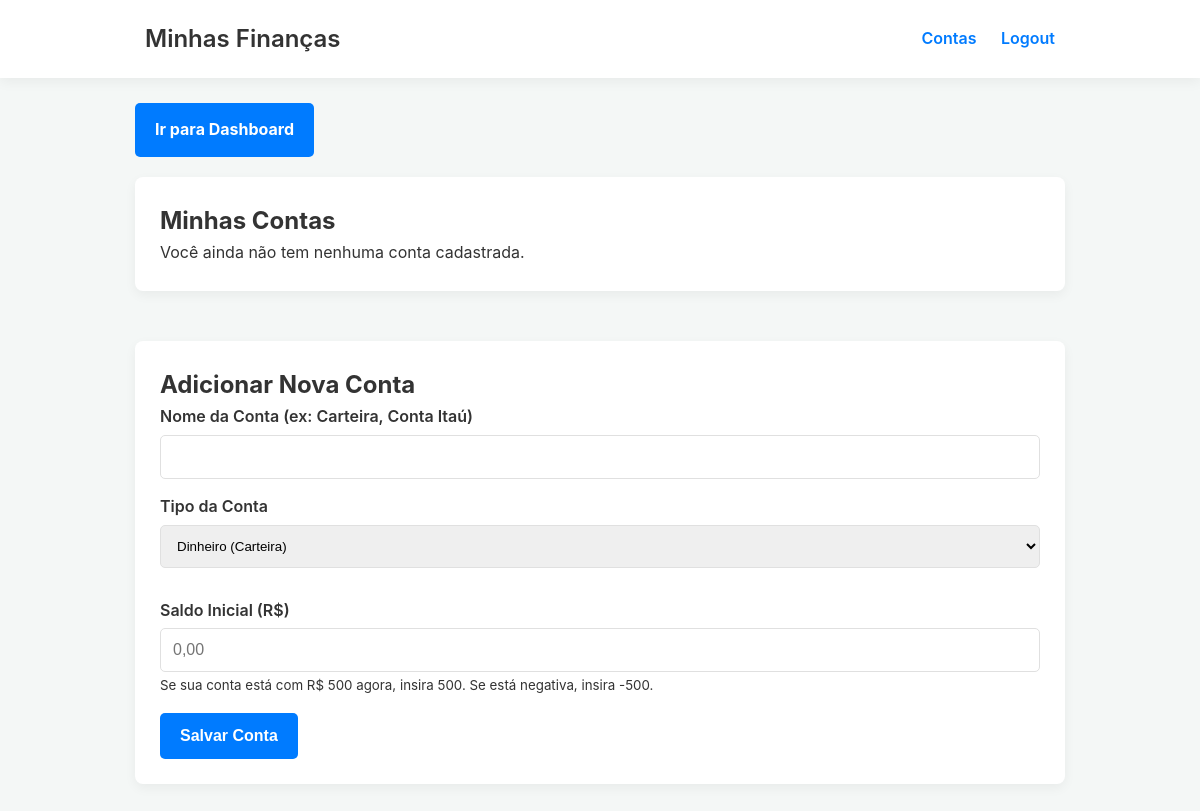
The page /contas (signed in) on the database as committed earlier.
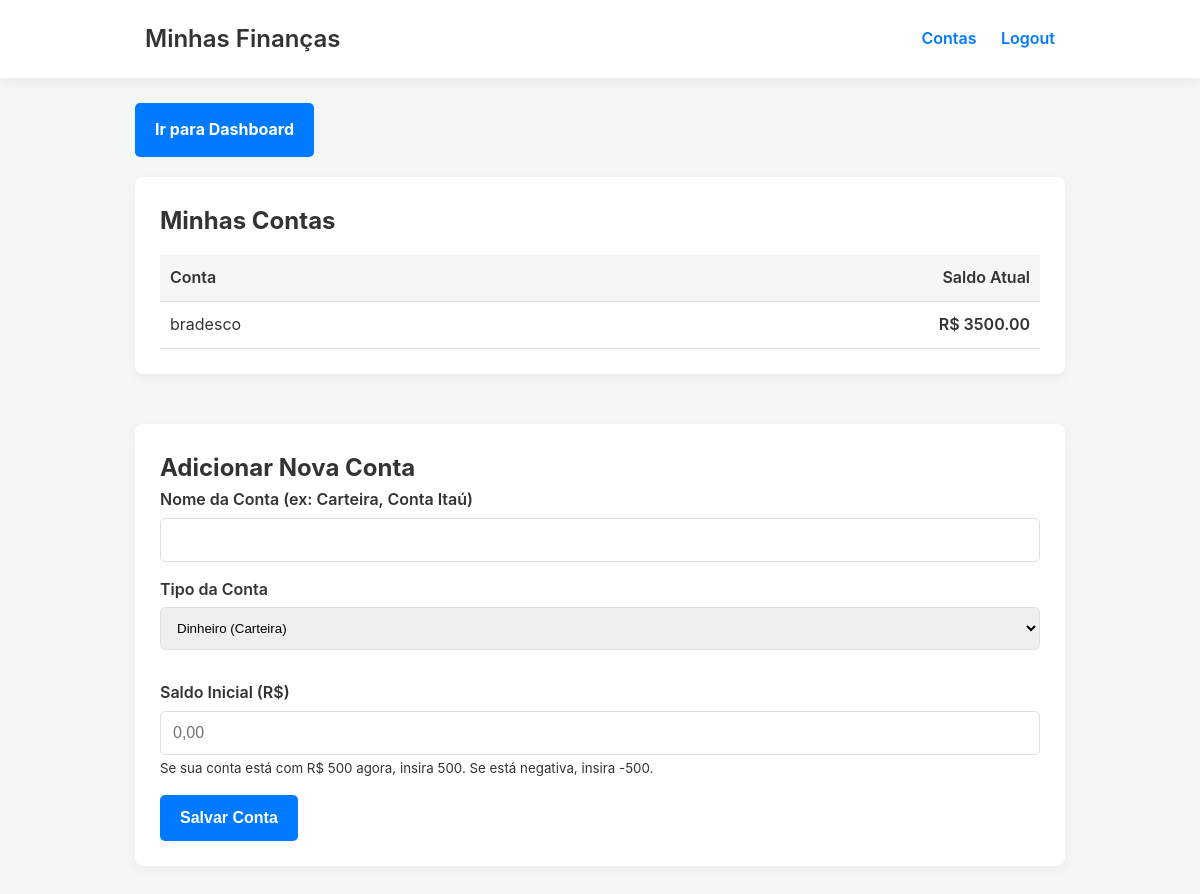
The same page on the database as committed later.
### tables this page shows
CREATE TABLE contas (
                    id INTEGER PRIMARY KEY AUTOINCREMENT,
                    user_id INTEGER NOT NULL,
                    nome TEXT NOT NULL,
                    saldo_inicial REAL NOT NULL DEFAULT 0,
                    tipo_conta TEXT,
                    limite REAL,
                    data_fechamento TEXT,
                    data_vencimento TEXT,
                    FOREIGN KEY (user_id) REFERENCES usuarios (id)
                );

### app_web.py (the view, shortened to what this page needs)
@app.route('/contas', methods=['GET', 'POST'])
@login_required
def contas():
    gerenciador = None
    contas_com_saldo = []
    try:
        gerenciador = GerenciadorFinancas()
        gerenciador.connect()
        contas_com_saldo = gerenciador.listar_contas_com_saldo(current_user.id)
    except Exception as e:
        print(e)
        flash('Erro ao carregar contas.', 'danger')
    finally:
        if gerenciador:
            gerenciador.close()
    return render_template('contas.html', contas=contas_com_saldo)

### app_web.py (called while the page is built)
@login_manager.user_loader
def load_user(user_id):
    gerenciador = None
    try:
        gerenciador = GerenciadorFinancas()
        gerenciador.connect()
        user_data = gerenciador.buscar_usuario_por_id(int(user_id))
        if user_data:
            user = User(id=user_data[0], email=user_data[1])
            user.contas = gerenciador.listar_contas_por_usuario(user.id)
            return user
        return None
    except Exception as e:
        print(f"Erro ao carregar usuário: {e}")
        return None
    finally:
        if gerenciador:
            gerenciador.close()

### financas_logic.py (called while the page is built)
    def connect(self):
        self.conn = sqlite3.connect(self.db_file)
        self.conn.row_factory = sqlite3.Row # Permite aceder aos dados por nome da coluna
        self.cursor = self.conn.cursor()
        self._criar_tabelas()

    def close(self):
        if self.conn:
            self.conn.close()

    def listar_contas_por_usuario(self, user_id):
        self.cursor.execute("SELECT * FROM contas WHERE user_id = ?", (user_id,))
        return self.cursor.fetchall()

    def listar_contas_com_saldo(self, user_id):
        contas = self.listar_contas_por_usuario(user_id)
        contas_com_saldo = []
        for conta in contas:
            self.cursor.execute(
                "SELECT SUM(valor) FROM transacoes WHERE user_id = ? AND conta_id = ?",
                (user_id, conta['id'])
            )
            soma_transacoes = self.cursor.fetchone()[0] or 0.0
            saldo_atual = conta['saldo_inicial'] + soma_transacoes
            contas_com_saldo.append({
                'id': conta['id'],
                'nome': conta['nome'],
                'saldo_atual': saldo_atual,
                'tipo_conta': conta['tipo_conta']
            })
        return contas_com_saldo

    def buscar_usuario_por_id(self, user_id):
        self.cursor.execute("SELECT id, email FROM usuarios WHERE id = ?", (user_id,))
        return self.cursor.fetchone()

### templates/contas.html (shortened to what this page needs)
{% extends "base.html" %}
{% block content %}
    <div style="margin-bottom: 20px;">
        <a href="{{ url_for('index') }}" class="btn" style="background: var(--cor-saldo, #007bff); color: #fff;">Ir para Dashboard</a>
    </div>
    <div class="grid-dashboard">
        <div class="card" style="grid-column: 1 / -1;">
            <h2>Minhas Contas</h2>
            {% if not contas %}
                <p>Você ainda não tem nenhuma conta cadastrada.</p>
            {% else %}
                <table style="width: 100%; margin-top: 15px;">
                    <thead>
                        <tr>
                            <th style="padding: 10px; text-align: left; border-bottom: 1px solid #e0e0e0; background: #f4f7f6;">Conta</th>
                            <th style="padding: 10px; text-align: right; border-bottom: 1px solid #e0e0e0; background: #f4f7f6;">Saldo Atual</th>
                        </tr>
                    </thead>
                    <tbody>
                        {% for conta in contas %}
                        <tr>
                            <td style="padding: 10px; border-bottom: 1px solid #e0e0e0;">{{ conta.nome }}</td>
                            <td style="padding: 10px; border-bottom: 1px solid #e0e0e0; text-align: right; font-weight: 600;">
                                R$ {{ "%.2f"|format(conta.saldo_atual) }}
                            </td>
                        </tr>
                        {% endfor %}
                    </tbody>
                </table>
            {% endif %}
        </div>
        <div class="card" style="grid-column: 1 / -1;">
            <h2>Adicionar Nova Conta</h2>
            <form method="POST" action="{{ url_for('contas') }}">
                <div class="form-group">
                    <label for="nome">Nome da Conta (ex: Carteira, Conta Itaú)</label>
                    <input type="text" id="nome" name="nome" required>
                </div>
                <div class="form-group">
                    <label for="tipo_conta">Tipo da Conta</label>
                    <select name="tipo_conta" id="tipo_conta_select" class="form-group" style="width: 100%; padding: 12px; border: 1px solid var(--cor-borda); border-radius: 5px;">
                        <option value="carteira">Dinheiro (Carteira)</option>
                    </select>
                </div>
                <div class="form-group">
                    <label for="saldo_inicial">Saldo Inicial (R$)</label>
                    <input type="text" id="saldo_inicial" name="saldo_inicial" placeholder="0,00">
                    <small>Se sua conta está com R$ 500 agora, insira 500. Se está negativa, insira -500.</small>
                </div>
                <button type="submit" class="btn">Salvar Conta</button>
            </form>
        </div>
    </div>
{% endblock %}

### templates/base.html (shortened to what this page needs)
<!DOCTYPE html>
<html lang="pt-br">
<head>
</head>
<body>
    <nav>
        <div class="container">
            <a href="{{ url_for('index') }}" class="logo">Minhas Finanças</a>
            <div>
                {% if current_user.is_authenticated %}
                        <a href="{{ url_for('contas') }}">Contas</a> <a href="{{ url_for('logout') }}">Logout</a>
                {% else %}
                    <a href="{{ url_for('login') }}">Login</a>
                    <a href="{{ url_for('register') }}">Cadastro</a>
                {% endif %}
            </div>
        </div>
    </nav>
    <main class="container">
        {% block content %}{% endblock %}
    </main>
</body>
</html>

### templates/base.html (style rules this page uses)
:root { --cor-fundo: #f4f7f6; --cor-card: #ffffff; --cor-texto: #333; --cor-texto-secundaria: #666; --cor-borda: #e0e0e0; --cor-receita: #28a745; --cor-despesa: #dc3545; --cor-saldo: #007bff; --cor-botao: #007bff; --cor-botao-hover: #0056b3; --cor-alerta-sucesso: #d4edda; --cor-alerta-erro: #f8d7da; --sombra-card: 0 4px 12px rgba(0, 0, 0, 0.05); }
* { box-sizing: border-box; margin: 0; padding: 0; }
body { font-family: -apple-system, BlinkMacSystemFont, "Segoe UI", Roboto, "Helvetica Neue", Arial, sans-serif; background-color: var(--cor-fundo); color: var(--cor-texto); line-height: 1.6; }
.container { max-width: 960px; margin: 20px auto; padding: 0 15px; }
.card { background-color: var(--cor-card); border-radius: 8px; padding: 25px; margin-bottom: 25px; box-shadow: var(--sombra-card); }
.grid-dashboard { display: grid; gap: 20px; grid-template-columns: repeat(auto-fit, minmax(300px, 1fr)); }
table { width: 100%; border-collapse: collapse; margin-top: 20px; }
th, td { padding: 14px; text-align: left; border-bottom: 1px solid var(--cor-borda); }
th { background: var(--cor-fundo); font-weight: 600; }
.form-group { margin-bottom: 15px; }
.form-group label { display: block; margin-bottom: 5px; font-weight: 600; }
.form-group input[type="text"], .form-group input[type="email"], .form-group input[type="password"] { width: 100%; padding: 12px; border: 1px solid var(--cor-borda); border-radius: 5px; font-size: 1rem; }
.btn { background-color: var(--cor-botao); color: white; border: none; padding: 14px 20px; border-radius: 5px; font-size: 1rem; font-weight: 700; cursor: pointer; text-decoration: none; display: inline-block; text-align: center; }
nav { background: var(--cor-card); box-shadow: var(--sombra-card); padding: 15px; margin-bottom: 25px; }
nav .container { display: flex; justify-content: space-between; align-items: center; margin: 0 auto; }
nav a { text-decoration: none; color: var(--cor-botao); font-weight: 600; padding: 5px 10px; }
nav .logo { font-size: 1.5rem; color: var(--cor-texto); }
.grid-dashboard { display: grid; grid-template-columns: 1fr 1fr; gap: 25px; margin-bottom: 25px; }

Rows that differ between the two databases and show on the page:
added contas: nome "bradesco", saldo_atual "3500.00"
Other text that changed with them:
text no longer shown: "Você ainda não tem nenhuma conta cadastrada."
text now shown: "Conta Saldo Atual"
